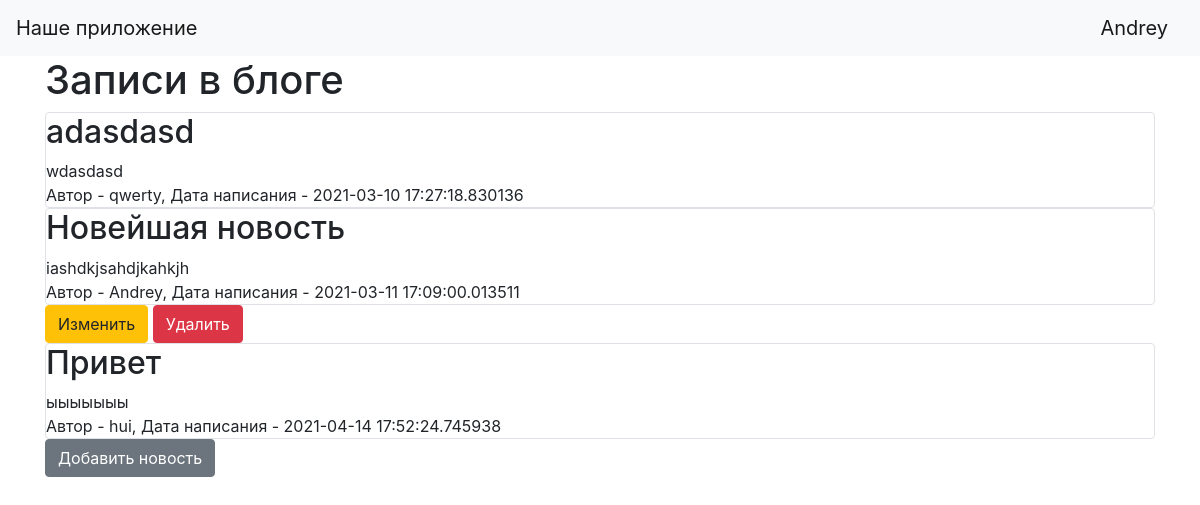
/ (signed in), run on the app's committed database.
### data/users.py (models this page shows, shortened)
class User(SqlAlchemyBase, UserMixin):
    __tablename__ = 'users'
    id = sqlalchemy.Column(sqlalchemy.Integer,
                           primary_key=True, autoincrement=True)
    name = sqlalchemy.Column(sqlalchemy.String, nullable=True)
    about = sqlalchemy.Column(sqlalchemy.String, nullable=True)
    email = sqlalchemy.Column(sqlalchemy.String,
                              index=True, unique=True, nullable=True)
    hashed_password = sqlalchemy.Column(sqlalchemy.String, nullable=True)
    created_date = sqlalchemy.Column(sqlalchemy.DateTime,
                                     default=datetime.datetime.now)
    news = orm.relation("News", back_populates='user')

### data/news.py (models this page shows)
class News(SqlAlchemyBase):
    __tablename__ = 'news'
    id = sqlalchemy.Column(sqlalchemy.Integer,
                           primary_key=True, autoincrement=True)
    title = sqlalchemy.Column(sqlalchemy.String, nullable=True)
    content = sqlalchemy.Column(sqlalchemy.String, nullable=True)
    created_date = sqlalchemy.Column(sqlalchemy.DateTime,
                                     default=datetime.datetime.now)
    is_private = sqlalchemy.Column(sqlalchemy.Boolean, default=True)
    user_id = sqlalchemy.Column(sqlalchemy.Integer,
                                sqlalchemy.ForeignKey("users.id"))
    user = orm.relation('User')

### main.py (the view)
@app.route("/")
def index():
    db_sess = db_session.create_session()
    if current_user.is_authenticated:
        news = db_sess.query(News).filter(
            (News.user == current_user) | (News.is_private != True))
    else:
        news = db_sess.query(News).filter(News.is_private != True)
    return render_template("index.html", news=news)

### data/db_session.py (called while the page is built)
def create_session() -> Session:
    global __factory
    return __factory()

### main.py (called while the page is built)
@login_manager.user_loader
def load_user(user_id):
    db_sess = db_session.create_session()
    return db_sess.query(User).get(user_id)

### templates/index.html
{% extends "base.html" %}
{% block content %}
<h1>Записи в блоге</h1>
{% for item in news%}
<div class="col-md6 border rounded">
    <h2>{{item.title}}</h2>
    <div>
        {{item.content}}
    </div>
    <div>
        Автор - {{item.user.name}}, Дата написания - {{item.created_date}}
    </div>
</div>
{% if current_user.is_authenticated and current_user == item.user %}
    <div>
        <a href="/news/{{ item.id }}" class="btn btn-warning">
            Изменить
        </a>
        <a href="/news_delete/{{ item.id }}" class="btn btn-danger">
            Удалить
        </a>
    </div>
{% endif %}
{% endfor %}
{% if current_user.is_authenticated %}
    <a href="news" class="btn btn-secondary">Добавить новость</a>
{% endif %}
{% endblock %}

### templates/base.html (shortened to what this page needs)
<!doctype html>
<html lang="en">
<head>
    <link rel="stylesheet"
          href="https://stackpath.bootstrapcdn.com/bootstrap/4.4.1/css/bootstrap.min.css"
>
</head>
<body>
<header>
    <nav class="navbar navbar-light bg-light">
        <a class="navbar-brand" href="#">Наше приложение</a>
    {% if current_user.is_authenticated %}
    <a class="navbar-brand" href="/logout">{{ current_user.name }}</a>
{% else %}
    <p>
        <a class="btn btn-primary " href="/register">Зарегистрироваться</a>
        <a class="btn btn-success" href="/login">Войти</a>
    </p>
{% endif %}
    </nav>
</header>
<main role="main" class="container">
    {% block content %}{% endblock %}
</main>
</body>
</html>

### data on the page
User: name "Andrey"
News: title "adasdasd", content "wdasdasd", user.name "qwerty", created_date "2021-03-10 17:27:18.830136"
News: title "Новейшая новость", content "iashdkjsahdjkahkjh", user.name "Andrey", created_date "2021-03-11 17:09:00.013511"
News: title "Привет", content "ыыыыыыы", user.name "hui", created_date "2021-04-14 17:52:24.745938"
